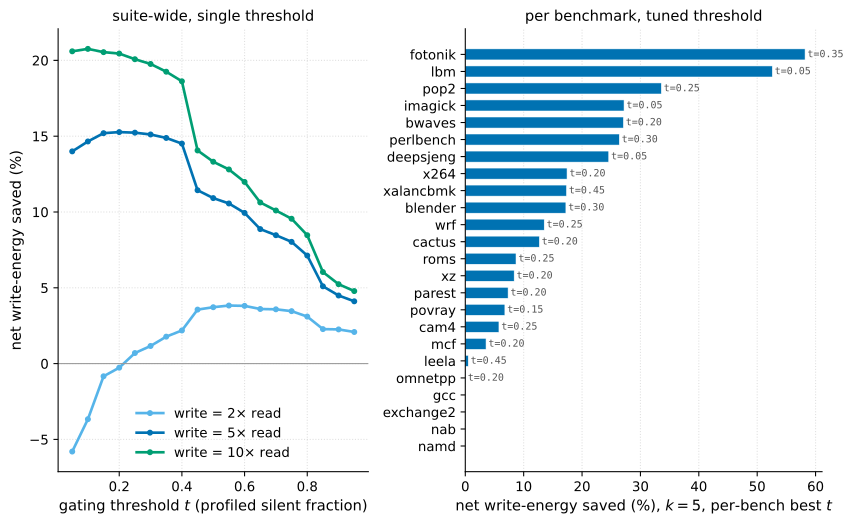

Source code (Python):
#!/usr/bin/env python3
"""Profile-gated silent-store elimination: energy threshold sweep.

Post-processing of 35_per_buffer_silent/result.csv (no query of its
own). Mechanism model: verify-before-write is enabled only on buffers
whose profiled silent fraction is >= a gating threshold t. Every store
to a gated buffer pays one verify read; every silent store to a gated
buffer squashes one write. With k = write/read energy ratio, the net
energy change in read-units is  S(t)*k - C(t), where C(t) is stores to
gated buffers and S(t) the silent stores among them. We report it as a
fraction of the workload's total write energy (T*k):

    f(t, k) = (S(t)*k - C(t)) / (T*k)

Panel (a): suite-wide f(t) for k in {2, 5, 10}. Panel (b): per-benchmark
net saving at each benchmark's own best threshold (k = 5), i.e. the
gains available when the gate is tuned per application, which is the
setting the per-buffer profile enables. Buffers below the profiling
noise floor (pairs < 1000) are never gated.
"""
from pathlib import Path

import matplotlib.pyplot as plt
import numpy as np
import pandas as pd

HERE = Path(__file__).resolve().parent
Q35  = HERE.parent / "35_per_buffer_silent" / "result.csv"
OUT  = HERE / "figure.svg"

MIN_PAIRS  = 1000
THRESHOLDS = np.round(np.arange(0.05, 1.00, 0.05), 2)
RATIOS     = [2, 5, 10]
COLORS     = {2: "#56B4E9", 5: "#0072B2", 10: "#009E73"}
K_BARS     = 5


def sweep(df: pd.DataFrame) -> pd.DataFrame:
    """f(t, k) rows for one store population."""
    total = df["stores"].sum()
    rows = []
    eligible = df[df["pairs"] >= MIN_PAIRS]
    for t in THRESHOLDS:
        gated = eligible[eligible["silent_frac"] >= t]
        C, S = gated["stores"].sum(), gated["silent"].sum()
        for k in RATIOS:
            rows.append({"t": t, "k": k,
                         "f": (S * k - C) / (total * k) if total else 0.0})
    return pd.DataFrame(rows)


def main() -> None:
    df = pd.read_csv(Q35)

    suite = sweep(df)

    best = []
    for bench, g in df.groupby("bench"):
        s = sweep(g)
        s5 = s[s.k == K_BARS]
        i = s5["f"].idxmax()
        best.append({"bench": bench,
                     "f": max(s5.loc[i, "f"], 0.0),
                     "t": s5.loc[i, "t"]})
    best = pd.DataFrame(best).sort_values("f", ascending=False)

    fig, (ax1, ax2) = plt.subplots(
        1, 2, figsize=(9.0, 5.6), gridspec_kw={"width_ratios": [1, 1.15]})

    for k in RATIOS:
        s = suite[suite.k == k]
        ax1.plot(s["t"], s["f"] * 100, color=COLORS[k], lw=2,
                 marker="o", ms=3.5, label=f"write = {k}$\\times$ read")
    ax1.axhline(0, color="#999", lw=0.8)
    ax1.set_xlabel("gating threshold $t$ (profiled silent fraction)",
                   fontsize=11)
    ax1.set_ylabel("net write-energy saved (%)", fontsize=11)
    ax1.set_title("suite-wide, single threshold", fontsize=11)
    ax1.tick_params(labelsize=10)
    ax1.grid(linestyle=":", alpha=0.4)
    ax1.set_axisbelow(True)
    ax1.legend(frameon=False, fontsize=10, loc="lower center")
    for spine in ("top", "right"):
        ax1.spines[spine].set_visible(False)

    y = np.arange(len(best))
    ax2.barh(y, best["f"] * 100, height=0.65, color="#0072B2",
             edgecolor="white", linewidth=0.4)
    ax2.set_yticks(y)
    ax2.set_yticklabels(best["bench"], fontsize=10)
    ax2.invert_yaxis()
    ax2.set_xlabel(f"net write-energy saved (%), $k={K_BARS}$,"
                   " per-bench best $t$", fontsize=11)
    ax2.set_title("per benchmark, tuned threshold", fontsize=11)
    ax2.tick_params(axis="x", labelsize=10)
    ax2.grid(axis="x", linestyle=":", alpha=0.4)
    ax2.set_axisbelow(True)
    for spine in ("top", "right"):
        ax2.spines[spine].set_visible(False)
    for i, (_, r) in enumerate(best.iterrows()):
        if r["f"] > 0:
            ax2.text(r["f"] * 100 + 0.4, i, f"t={r['t']:.2f}",
                     va="center", fontsize=7.5, color="#555",
                     family="monospace")

    fig.tight_layout()
    fig.savefig(OUT, format="svg", bbox_inches="tight")
    s5 = suite[(suite.k == 5)]
    print("suite best (k=5):", s5.loc[s5.f.idxmax()].to_dict())
    print(best.head(8).to_string(index=False))
    print(f"wrote {OUT}")


if __name__ == "__main__":
    main()
